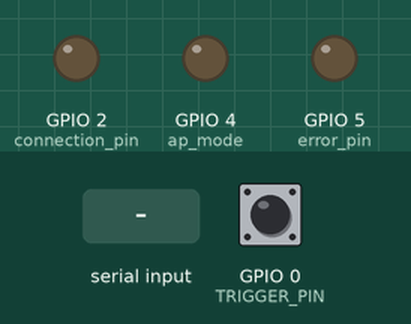
The sketch below on a simulated ESP8266 (NodeMCU). Parts: output pins drawn as LEDs (lit = HIGH). The inputs (shaded band) are chosen by the test bench; at power-on: GPIO 0 (TRIGGER_PIN) HIGH. WiFi joins after 1.5 s; servers stay silent unless stated; network time is answered at once with the bench clock; the local clock reads 2024-03-15 10:24:30 at power-on unless the sketch sets it; what the sketch prints to the serial monitor is not drawn.

Above: at 0.5 s.
At 2.7 s:
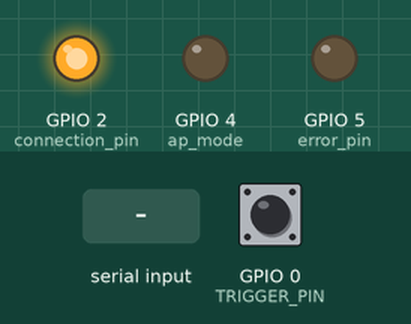
2.8 s: "1" received over Serial
At 5.1 s:
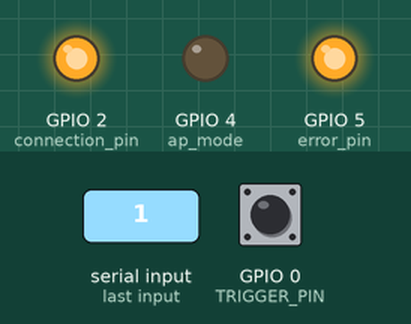
5.4 s: GPIO 0 (TRIGGER_PIN) pulled LOW for 0.15 s
7.0 s: GPIO 0 (TRIGGER_PIN) pulsed LOW 5 times (0.12 s each, 0.3 s apart)
Timing chart, 0 to 10.0 s (numbered marks = the images above; inputs shaded):
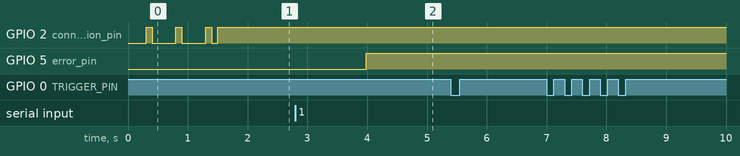

The sketch:

NodeMCU.ino
```cpp
#include <ESP8266WiFi.h>

//Firebase Arduino library to upload data to realtime database
#include <Firebase_ESP_Client.h>

//NTP Client library to fetch current time from NTP client
#include <NTPClient.h>
#include <WiFiUdp.h>

//Wifi manager library to change SSID and Password during runtime
#include <WiFiManager.h>

// Provide the token generation process info.
#include <addons/TokenHelper.h>
// Provide the RTDB payload printing info and other helper functions.
#include <addons/RTDBHelper.h>

// Wifi Credentials
#define WIFI_SSID "Wifi SSID"
#define WIFI_PASSWORD "Pasword for wifi"

// Defining API key
#define API_KEY "enter api key here"

// User email and password for this project
#define USER_EMAIL "user email from firebase"
#define USER_PASSWORD "user password"

// RTDB URL
#define DATABASE_URL "Realtime database url"

//Time related parameters
const long utcOffsetInSeconds = 19800;
WiFiUDP ntpUDP;
NTPClient timeClient(ntpUDP, "pool.ntp.org", utcOffsetInSeconds);

// Firebase data object

FirebaseData fbdo;

// Firebase auth object
FirebaseAuth auth;

// Firebase config object
FirebaseConfig config;

unsigned long dataMillis = 0;
int count = 0;

// pins for indicator LEDs and button
#define TRIGGER_PIN 0
int connection_pin = 2;
int ap_mode = 4;
int error_pin = 5;

int timeout = 600;
bool isAPOn = false;

void setup()
{

  //Setting the pins
  pinMode(connection_pin , OUTPUT);
  pinMode(ap_mode , OUTPUT);
  pinMode(error_pin , OUTPUT);
  pinMode(TRIGGER_PIN, INPUT_PULLUP);
  attachInterrupt(digitalPinToInterrupt(TRIGGER_PIN) , setAPmode , FALLING);

  Serial.begin(115200);
  WiFi.begin(WIFI_SSID, WIFI_PASSWORD);
  Serial.print("Connecting to Wi-Fi");
  unsigned long ms = millis();

  while (WiFi.status() != WL_CONNECTED)
  {
    Serial.print(".");
    delay(300);
    digitalWrite(connection_pin , HIGH);
    delay(100);
    digitalWrite(connection_pin , LOW);
    delay(100);
  }
  Serial.println();
  digitalWrite(connection_pin , HIGH);
  Serial.print("Connected with IP: ");
  Serial.println(WiFi.localIP());
  Serial.println();

  Serial.printf("Firebase Client v%s\n\n", FIREBASE_CLIENT_VERSION);

  // Setting up firebase
  config.api_key = API_KEY;

  auth.user.email = USER_EMAIL;
  auth.user.password = USER_PASSWORD;

  config.database_url = DATABASE_URL;

  Firebase.reconnectWiFi(true);
  fbdo.setResponseSize(4096);

  String base_path = "/UsersData/";
  config.token_status_callback = tokenStatusCallback;

  // Initialising firebase with auth and config
  Firebase.begin(&config, &auth);

  // Starting the time client
  timeClient.begin();
}

void loop()
{
  //Check if user presses button, then turn on AP mode
  if (isAPOn) {
    changePass();
  }

  // listen for serial data regularly and upload the data to firebase when available
  if (Serial.available() && Firebase.ready()) {
    //Read incoming string
    String str = Serial.readString();

    // Creating a new json object from json string recieved from arduino
    FirebaseJson jsonData;
    jsonData.setJsonData(str);

    //Updating time client to insert timeStamp
    timeClient.update();
    jsonData.add("timeStamp", timeClient.getEpochTime());

    //create the document path
    String path = auth.token.uid.c_str();
    Serial.println("Uploading");

    //Upload the json object
    bool res = Firebase.RTDB.setJSON(&fbdo, path, &jsonData);

    // handle error
    if (res) {
      digitalWrite(error_pin , HIGH);
      Serial.print("setting /message failed:");
      Serial.println(fbdo.errorReason().c_str());
      return;
    }
    Serial.println("Uploaded");
    digitalWrite(error_pin , LOW);
  }

}

void changePass() {
  //Indicate AP mode is on
  digitalWrite(ap_mode , HIGH);

  //WiFiManager Object initialized
  WiFiManager wm;

  // set configportal timeout
  wm.setConfigPortalTimeout(timeout);

  if (!wm.startConfigPortal("On_Demand_AP")) {
    Serial.println("failed to connect and hit timeout");
    digitalWrite(error_pin , HIGH);
    delay(3000);
    digitalWrite(error_pin , LOW);
    //reset and try again, or maybe put it to deep sleep
    ESP.restart();
  }

  //On Connected to new WiFi network
  Serial.println("connected...yeey :)");
  isAPOn = false;
  digitalWrite(ap_mode , LOW);
}

void setAPmode() {
  digitalWrite(ap_mode , HIGH);
  isAPOn = true;
}
```

Measured:
- after the input at 2.8 s, GPIO 5 (error_pin): LOW → HIGH after 1.2 s
